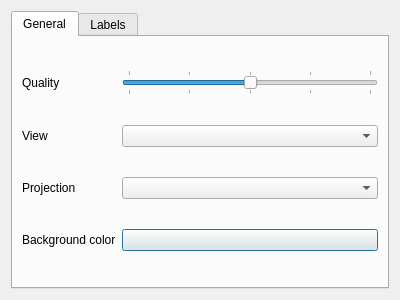
<?xml version="1.0" encoding="UTF-8"?>
<ui version="4.0">
 <class>ViewerSettingsDialog</class>
 <widget class="QDialog" name="ViewerSettingsDialog">
  <property name="geometry">
   <rect>
    <x>0</x>
    <y>0</y>
    <width>400</width>
    <height>300</height>
   </rect>
  </property>
  <property name="windowTitle">
   <string>Viewer Settings</string>
  </property>
  <property name="windowIcon">
   <iconset>
    <normaloff>:/icons/16x16/actionViewDisplaySettings.png</normaloff>:/icons/16x16/actionViewDisplaySettings.png</iconset>
  </property>
  <layout class="QVBoxLayout" name="verticalLayout">
   <item>
    <widget class="QTabWidget" name="tabWidget">
     <property name="currentIndex">
      <number>0</number>
     </property>
     <widget class="QWidget" name="generalTab">
      <attribute name="title">
       <string>General</string>
      </attribute>
      <layout class="QGridLayout" name="gridLayout">
       <item row="2" column="1">
        <widget class="QComboBox" name="viewComboBox"/>
       </item>
       <item row="2" column="0">
        <widget class="QLabel" name="projectionLabel">
         <property name="text">
          <string>Projection</string>
         </property>
        </widget>
       </item>
       <item row="1" column="1">
        <widget class="QComboBox" name="projectionComboBox"/>
       </item>
       <item row="0" column="1">
        <widget class="QSlider" name="qualitySlider">
         <property name="maximum">
          <number>4</number>
         </property>
         <property name="value">
          <number>2</number>
         </property>
         <property name="orientation">
          <enum>Qt::Horizontal</enum>
         </property>
         <property name="tickPosition">
          <enum>QSlider::TicksBothSides</enum>
         </property>
         <property name="tickInterval">
          <number>1</number>
         </property>
        </widget>
       </item>
       <item row="0" column="0">
        <widget class="QLabel" name="qualityLabel">
         <property name="text">
          <string>Quality</string>
         </property>
        </widget>
       </item>
       <item row="1" column="0">
        <widget class="QLabel" name="viewLabel">
         <property name="text">
          <string>View</string>
         </property>
        </widget>
       </item>
       <item row="3" column="0">
        <widget class="QLabel" name="backgroundColorLabel">
         <property name="text">
          <string>Background color</string>
         </property>
        </widget>
       </item>
       <item row="3" column="1">
        <widget class="QPushButton" name="backgroundColorPushButton"/>
       </item>
      </layout>
     </widget>
     <widget class="QWidget" name="labelsTab">
      <attribute name="title">
       <string>Labels</string>
      </attribute>
      <layout class="QVBoxLayout" name="verticalLayout_2">
       <item>
        <widget class="QGroupBox" name="labelsOnAtomsGroupBox">
         <property name="title">
          <string>On atoms</string>
         </property>
         <layout class="QGridLayout" name="gridLayout_2">
          <item row="1" column="2">
           <widget class="QSpinBox" name="labelsOnAtomsFontSizeSpinBox">
            <property name="minimum">
             <number>6</number>
            </property>
            <property name="maximum">
             <number>100</number>
            </property>
           </widget>
          </item>
          <item row="1" column="1">
           <widget class="QFontComboBox" name="labelsOnAtomsFontComboBox"/>
          </item>
          <item row="0" column="0">
           <widget class="QLabel" name="labelsOnAtomsTypeLabel">
            <property name="text">
             <string>Type</string>
            </property>
           </widget>
          </item>
          <item row="1" column="0">
           <widget class="QLabel" name="labelsOnAtomsFontLabel">
            <property name="text">
             <string>Font</string>
            </property>
           </widget>
          </item>
          <item row="0" column="1" colspan="2">
           <widget class="QComboBox" name="labelsOnAtomsTypeComboBox"/>
          </item>
         </layout>
        </widget>
       </item>
      </layout>
     </widget>
    </widget>
   </item>
  </layout>
 </widget>
 <resources>
  <include location="../../rsrc/icons.qrc"/>
 </resources>
 <connections/>
</ui>
